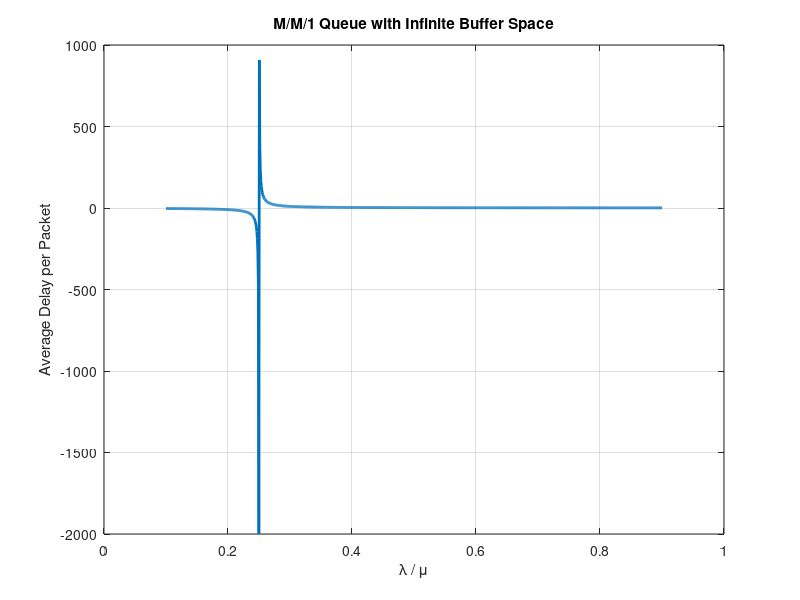

Reproduce this figure in MATLAB.
%Infinet Buffer Space: % M/M/1 Queue Simulation

% Parameters
lambda = 0.5; % Arrival rate
mu = 1; % Service rate
num_iterations = 1000; % Number of iterations

% Initialize variables
delay = zeros(1, num_iterations);
rho_values = linspace(0.1, 0.9, num_iterations); % Different values of lambda/mu

% Simulation
for i = 1:num_iterations
    rho = lambda / (mu * rho_values(i));
    
    % Calculate average delay using Little's Law
    delay(i) = rho / (mu - lambda * rho);
end

% Plot
plot(rho_values, delay, 'LineWidth', 2);
xlabel('\lambda / \mu');
ylabel('Average Delay per Packet');
title('M/M/1 Queue with Infinite Buffer Space');
grid on;